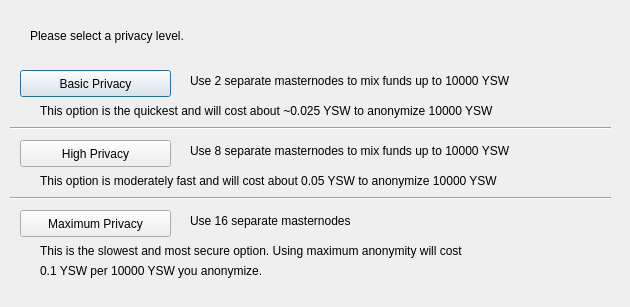
<?xml version="1.0" encoding="UTF-8"?>
<ui version="4.0">
 <class>ObfuscationConfig</class>
 <widget class="QDialog" name="ObfuscationConfig">
  <property name="geometry">
   <rect>
    <x>0</x>
    <y>0</y>
    <width>630</width>
    <height>307</height>
   </rect>
  </property>
  <property name="windowTitle">
   <string>Configure Obfuscation</string>
  </property>
  <widget class="QPushButton" name="buttonBasic">
   <property name="geometry">
    <rect>
     <x>20</x>
     <y>70</y>
     <width>151</width>
     <height>27</height>
    </rect>
   </property>
   <property name="text">
    <string>Basic Privacy</string>
   </property>
  </widget>
  <widget class="QPushButton" name="buttonHigh">
   <property name="geometry">
    <rect>
     <x>20</x>
     <y>140</y>
     <width>151</width>
     <height>27</height>
    </rect>
   </property>
   <property name="text">
    <string>High Privacy</string>
   </property>
  </widget>
  <widget class="QPushButton" name="buttonMax">
   <property name="geometry">
    <rect>
     <x>20</x>
     <y>210</y>
     <width>151</width>
     <height>27</height>
    </rect>
   </property>
   <property name="text">
    <string>Maximum Privacy</string>
   </property>
  </widget>
  <widget class="QLabel" name="label">
   <property name="geometry">
    <rect>
     <x>30</x>
     <y>20</y>
     <width>571</width>
     <height>31</height>
    </rect>
   </property>
   <property name="text">
    <string>Please select a privacy level.</string>
   </property>
  </widget>
  <widget class="QLabel" name="label_2">
   <property name="geometry">
    <rect>
     <x>190</x>
     <y>70</y>
     <width>421</width>
     <height>21</height>
    </rect>
   </property>
   <property name="text">
    <string>Use 2 separate masternodes to mix funds up to 10000 YSW</string>
   </property>
  </widget>
  <widget class="QLabel" name="label_3">
   <property name="geometry">
    <rect>
     <x>190</x>
     <y>140</y>
     <width>411</width>
     <height>21</height>
    </rect>
   </property>
   <property name="text">
    <string>Use 8 separate masternodes to mix funds up to 10000 YSW</string>
   </property>
  </widget>
  <widget class="QLabel" name="label_4">
   <property name="geometry">
    <rect>
     <x>190</x>
     <y>210</y>
     <width>421</width>
     <height>21</height>
    </rect>
   </property>
   <property name="text">
    <string>Use 16 separate masternodes</string>
   </property>
  </widget>
  <widget class="QLabel" name="label_6">
   <property name="geometry">
    <rect>
     <x>40</x>
     <y>100</y>
     <width>561</width>
     <height>21</height>
    </rect>
   </property>
   <property name="text">
    <string>This option is the quickest and will cost about ~0.025 YSW to anonymize 10000 YSW</string>
   </property>
  </widget>
  <widget class="QLabel" name="label_7">
   <property name="geometry">
    <rect>
     <x>40</x>
     <y>170</y>
     <width>561</width>
     <height>21</height>
    </rect>
   </property>
   <property name="text">
    <string>This option is moderately fast and will cost about 0.05 YSW to anonymize 10000 YSW</string>
   </property>
  </widget>
  <widget class="QLabel" name="label_8">
   <property name="geometry">
    <rect>
     <x>40</x>
     <y>240</y>
     <width>561</width>
     <height>21</height>
    </rect>
   </property>
   <property name="text">
    <string>This is the slowest and most secure option. Using maximum anonymity will cost</string>
   </property>
  </widget>
  <widget class="QLabel" name="label_9">
   <property name="geometry">
    <rect>
     <x>40</x>
     <y>260</y>
     <width>561</width>
     <height>21</height>
    </rect>
   </property>
   <property name="text">
    <string>0.1 YSW per 10000 YSW you anonymize.</string>
   </property>
  </widget>
  <widget class="Line" name="line">
   <property name="geometry">
    <rect>
     <x>10</x>
     <y>120</y>
     <width>601</width>
     <height>16</height>
    </rect>
   </property>
   <property name="orientation">
    <enum>Qt::Horizontal</enum>
   </property>
  </widget>
  <widget class="Line" name="line_2">
   <property name="geometry">
    <rect>
     <x>10</x>
     <y>190</y>
     <width>601</width>
     <height>16</height>
    </rect>
   </property>
   <property name="orientation">
    <enum>Qt::Horizontal</enum>
   </property>
  </widget>
 </widget>
 <resources/>
 <connections/>
</ui>
